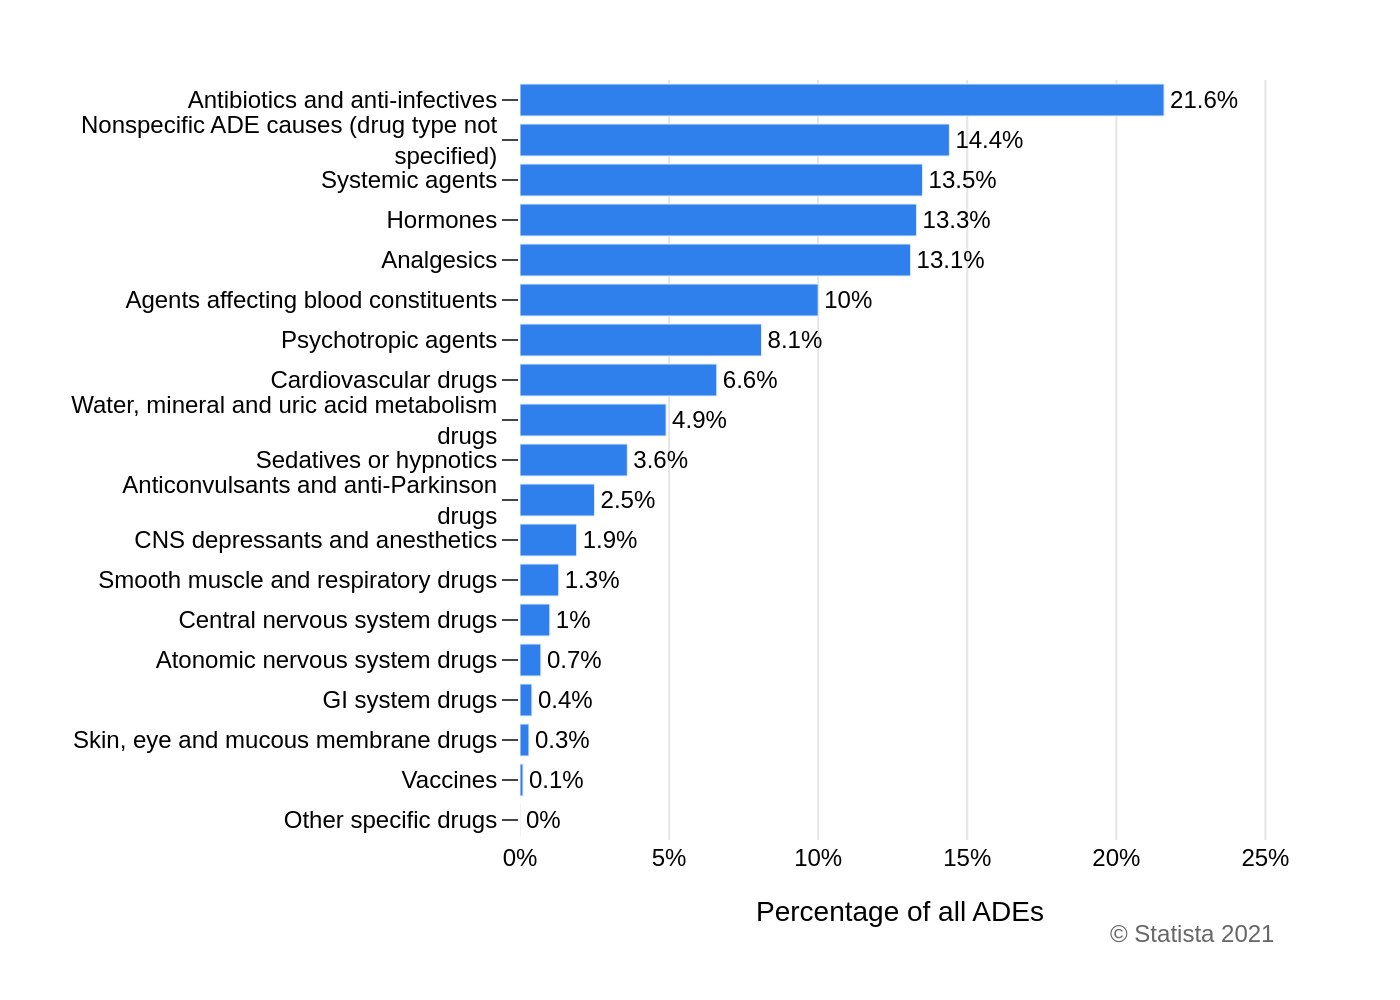

This figure's Python source:
import sys
import json
import pathlib
import plotly.graph_objects as go

# Ensure a JSON file path is provided as a command-line argument
if len(sys.argv) != 2:
    print(f"Usage: python {pathlib.Path(__file__).name} <json_file_path>")
    sys.exit(1)

json_file_path = sys.argv[1]

# Read and parse the JSON file
try:
    with open(json_file_path, 'r', encoding='utf-8') as f:
        chart_info = json.load(f)
except FileNotFoundError:
    print(f"Error: The file '{json_file_path}' was not found.")
    sys.exit(1)
except json.JSONDecodeError:
    print(f"Error: Failed to decode JSON from '{json_file_path}'.")
    sys.exit(1)

# Extract data, texts, and colors from the JSON object
chart_data = chart_info.get('chart_data', [])
texts = chart_info.get('texts', {})
colors = chart_info.get('colors', [])

# Prepare data for Plotly; horizontal bars are plotted from bottom to top, so we reverse the data
categories = [d['category'] for d in chart_data]
values = [d['value'] for d in chart_data]
categories.reverse()
values.reverse()

# Format data labels to match original (e.g., "10%" instead of "10.0%")
text_labels = []
for v in values:
    if v == int(v):
        text_labels.append(f'{int(v)}%')
    else:
        text_labels.append(f'{v}%')

# Create the main figure object
fig = go.Figure()

# Add the horizontal bar trace
fig.add_trace(go.Bar(
    y=categories,
    x=values,
    orientation='h',
    marker=dict(color=colors[0]),
    text=text_labels,
    textposition='outside',
    cliponaxis=False,
    textfont=dict(
        family="Arial",
        size=12,
        color='black'
    )
))

# Configure the layout of the chart
fig.update_layout(
    height=750,
    plot_bgcolor='white',
    font=dict(family="Arial", size=12, color="black"),
    showlegend=False,
    margin=dict(l=260, r=60, t=40, b=80),
    xaxis=dict(
        title=texts.get('x_axis_title', ''),
        showgrid=True,
        gridcolor='#E5E5E5',
        zeroline=False,
        ticksuffix='%',
        range=[0, max(values) * 1.18]
    ),
    yaxis=dict(
        showgrid=False,
        zeroline=False,
        automargin=True,
        ticks='outside',
        ticklen=8
    )
)

# Add source information as an annotation at the bottom right
annotations = []
source_text = texts.get('source')
if source_text:
    annotations.append(
        dict(
            xref="paper", yref="paper",
            x=1, y=-0.1,
            xanchor='right', yanchor='top',
            text=source_text,
            showarrow=False,
            font=dict(family="Arial", size=12, color="#666666")
        )
    )
fig.update_layout(annotations=annotations)

# Determine the output image filename from the input JSON filename
output_path = pathlib.Path(json_file_path)
output_filename = output_path.with_suffix(".png").name

# Save the figure to a PNG file with high resolution
fig.write_image(output_filename, scale=2)

print(f"Chart successfully generated and saved as '{output_filename}'")
